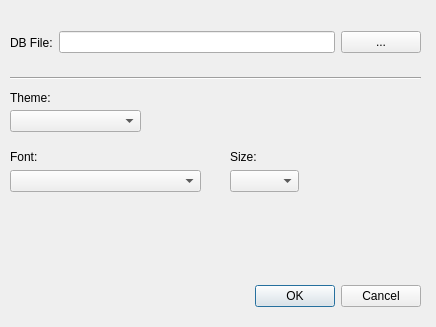
<?xml version="1.0" encoding="UTF-8"?>
<ui version="4.0">
 <class>OptionsDialog</class>
 <widget class="QDialog" name="OptionsDialog">
  <property name="geometry">
   <rect>
    <x>0</x>
    <y>0</y>
    <width>436</width>
    <height>327</height>
   </rect>
  </property>
  <property name="windowTitle">
   <string>Dialog</string>
  </property>
  <widget class="QDialogButtonBox" name="buttonBox">
   <property name="geometry">
    <rect>
     <x>80</x>
     <y>280</y>
     <width>341</width>
     <height>32</height>
    </rect>
   </property>
   <property name="orientation">
    <enum>Qt::Horizontal</enum>
   </property>
   <property name="standardButtons">
    <set>QDialogButtonBox::Cancel|QDialogButtonBox::Ok</set>
   </property>
  </widget>
  <widget class="QWidget" name="layoutWidget">
   <property name="geometry">
    <rect>
     <x>10</x>
     <y>30</y>
     <width>411</width>
     <height>25</height>
    </rect>
   </property>
   <layout class="QHBoxLayout" name="horizontalLayout">
    <item>
     <widget class="QLabel" name="labelDbPath">
      <property name="text">
       <string>DB File:</string>
      </property>
     </widget>
    </item>
    <item>
     <widget class="QLineEdit" name="lineEditDbPath"/>
    </item>
    <item>
     <widget class="QPushButton" name="pushButtonSelectDbPath">
      <property name="text">
       <string>...</string>
      </property>
     </widget>
    </item>
   </layout>
  </widget>
  <widget class="Line" name="line">
   <property name="geometry">
    <rect>
     <x>10</x>
     <y>70</y>
     <width>411</width>
     <height>16</height>
    </rect>
   </property>
   <property name="orientation">
    <enum>Qt::Horizontal</enum>
   </property>
  </widget>
  <widget class="QLabel" name="labelTheme">
   <property name="geometry">
    <rect>
     <x>10</x>
     <y>90</y>
     <width>41</width>
     <height>16</height>
    </rect>
   </property>
   <property name="text">
    <string>Theme:</string>
   </property>
  </widget>
  <widget class="QComboBox" name="comboBoxTheme">
   <property name="geometry">
    <rect>
     <x>10</x>
     <y>110</y>
     <width>131</width>
     <height>22</height>
    </rect>
   </property>
  </widget>
  <widget class="QLabel" name="labelFont">
   <property name="geometry">
    <rect>
     <x>10</x>
     <y>150</y>
     <width>47</width>
     <height>13</height>
    </rect>
   </property>
   <property name="text">
    <string>Font:</string>
   </property>
  </widget>
  <widget class="QComboBox" name="comboBoxFonts">
   <property name="geometry">
    <rect>
     <x>10</x>
     <y>170</y>
     <width>191</width>
     <height>22</height>
    </rect>
   </property>
  </widget>
  <widget class="QLabel" name="labelFontSize">
   <property name="geometry">
    <rect>
     <x>230</x>
     <y>150</y>
     <width>47</width>
     <height>13</height>
    </rect>
   </property>
   <property name="text">
    <string>Size:</string>
   </property>
  </widget>
  <widget class="QComboBox" name="comboBoxFontSize">
   <property name="geometry">
    <rect>
     <x>230</x>
     <y>170</y>
     <width>69</width>
     <height>22</height>
    </rect>
   </property>
  </widget>
 </widget>
 <resources/>
 <connections>
  <connection>
   <sender>buttonBox</sender>
   <signal>accepted()</signal>
   <receiver>OptionsDialog</receiver>
   <slot>accept()</slot>
   <hints>
    <hint type="sourcelabel">
     <x>248</x>
     <y>254</y>
    </hint>
    <hint type="destinationlabel">
     <x>157</x>
     <y>274</y>
    </hint>
   </hints>
  </connection>
  <connection>
   <sender>buttonBox</sender>
   <signal>rejected()</signal>
   <receiver>OptionsDialog</receiver>
   <slot>reject()</slot>
   <hints>
    <hint type="sourcelabel">
     <x>316</x>
     <y>260</y>
    </hint>
    <hint type="destinationlabel">
     <x>286</x>
     <y>274</y>
    </hint>
   </hints>
  </connection>
 </connections>
</ui>
